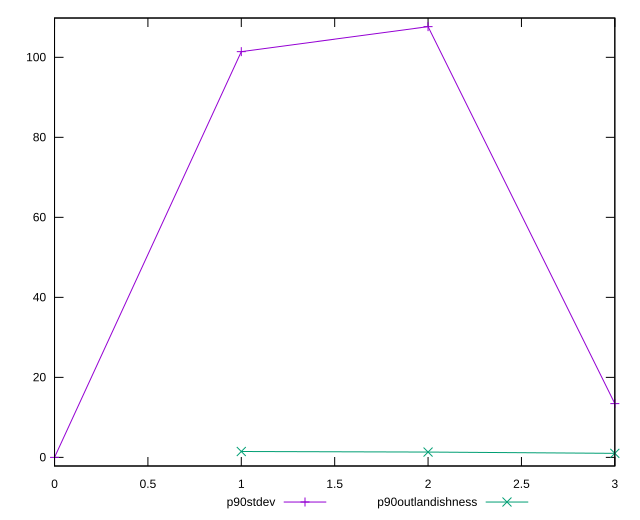

This chart was generated by the following gnuplot code:
reset

$p90Stdev <<EOF
0 0
1 101.41506013245532
2 107.67129346760638
3 13.440403645531678
EOF

$p90Outlandishness <<EOF
1 1.4712856950934232
2 1.3317307708706834
3 1.010081607821739
EOF

set key outside below
set xrange [0:3]
set yrange [-2.1534258693521275:109.82471933695851]
set trange [-2.1534258693521275:109.82471933695851]
set terminal svg size 640, 520 enhanced background rgb 'white'
set output "report/report_00029_2021-02-24T13-36-40.390Z/uses-rel-preconnect/progression/stddev.svg"

plot $p90Stdev title "p90stdev" with linespoints, \
     $p90Outlandishness title "p90outlandishness" with linespoints

reset
